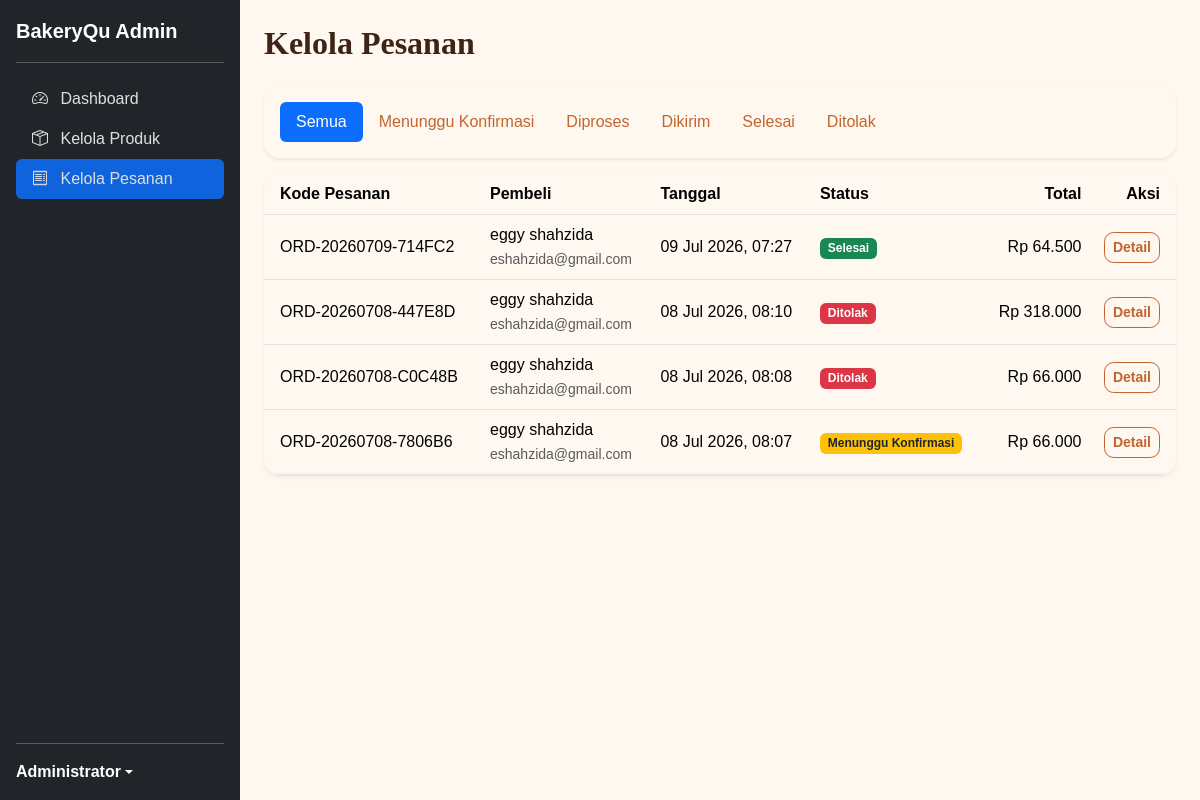
/public/admin/orders (signed in), run on the app's committed database.
### tables this page shows
CREATE TABLE `orders` (
  `id` int(11) NOT NULL,
  `order_code` varchar(30) NOT NULL,
  `user_id` int(11) NOT NULL,
  `receiver_name` varchar(100) NOT NULL,
  `phone` varchar(20) NOT NULL,
  `province_id` varchar(20) NOT NULL,
  `province_name` varchar(100) NOT NULL,
  `city_id` varchar(20) NOT NULL,
  `city_name` varchar(100) NOT NULL,
  `district_id` varchar(20) NOT NULL,
  `district_name` varchar(100) NOT NULL,
  `address` text NOT NULL,
  `note` text DEFAULT NULL,
  `courier` varchar(50) NOT NULL,
  `service` varchar(50) NOT NULL,
  `shipping_cost` decimal(12,2) NOT NULL,
  `subtotal` decimal(12,2) NOT NULL,
  `total` decimal(12,2) NOT NULL,
  `status` enum('pending','processing','shipping','completed','rejected') DEFAULT 'pending',
  `created_at` timestamp NOT NULL DEFAULT current_timestamp(),
  `updated_at` timestamp NOT NULL DEFAULT current_timestamp() ON UPDATE current_timestamp()
);

CREATE TABLE `users` (
  `id` int(11) NOT NULL,
  `name` varchar(100) NOT NULL,
  `email` varchar(100) NOT NULL,
  `password` varchar(255) NOT NULL,
  `role` enum('admin','customer') NOT NULL DEFAULT 'customer',
  `created_at` timestamp NOT NULL DEFAULT current_timestamp(),
  `updated_at` timestamp NOT NULL DEFAULT current_timestamp() ON UPDATE current_timestamp()
);

### app/controllers/AdminOrderController.php (called while the page is built, shortened)
<?php
require_once "../app/models/OrderModel.php";
class AdminOrderController
{
    private $orderModel;
    public function __construct()
    {
        $this->orderModel = new OrderModel();
    }
    public function index()
    {
        $status = trim($_GET['status'] ?? '');
        $orders = $this->orderModel->getAllOrders($status);
        require_once "../app/views/admin_order/index.php";
    }
}

### app/models/OrderModel.php (called while the page is built, shortened)
<?php
require_once "../config/database.php";
class OrderModel
{
    private $conn;
    public function __construct()
    {
        $database = new Database();
        $this->conn = $database->connect();
    }
    public function getAllOrders($status = '')
    {
        $sql = "SELECT
                    o.*,
                    u.name AS buyer_name,
                    u.email AS buyer_email
                FROM orders o
                INNER JOIN users u
                    ON o.user_id = u.id";
        $params = [];
        $sql .= " ORDER BY o.created_at DESC";
        $statement = $this->conn->prepare($sql);
        $statement->execute();
        return $statement->fetchAll();
    }
}

### config/database.php (called while the page is built)
<?php
class Database
{
    private $host = "localhost";
    private $dbname = "bakeryqu_db";
    private $username = "root";
    private $password = "";
    private $connection;
    public function connect()
    {
        if ($this->connection === null) {
            try {
                $this->connection = new PDO(
                    "mysql:host={$this->host};dbname={$this->dbname};charset=utf8mb4",
                    $this->username,
                    $this->password
                );
                $this->connection->setAttribute(
                    PDO::ATTR_ERRMODE,
                    PDO::ERRMODE_EXCEPTION
                );
                $this->connection->setAttribute(
                    PDO::ATTR_DEFAULT_FETCH_MODE,
                    PDO::FETCH_ASSOC
                );
            } catch (PDOException $e) {
                die("Koneksi Database Gagal : " . $e->getMessage());
            }
        }
        return $this->connection;
    }
}

### app/views/admin_order/index.php (the view)
<?php
require_once "../app/views/layouts/admin_header.php";
$statusMap = [
    'pending' => ['label' => 'Menunggu Konfirmasi', 'class' => 'bg-warning text-dark'],
    'processing' => ['label' => 'Diproses', 'class' => 'bg-info text-dark'],
    'shipping' => ['label' => 'Dikirim', 'class' => 'bg-primary'],
    'completed' => ['label' => 'Selesai', 'class' => 'bg-success'],
    'rejected' => ['label' => 'Ditolak', 'class' => 'bg-danger'],
];
$currentStatus = $_GET['status'] ?? '';
?>
<h2 class="fw-bold mb-4">Kelola Pesanan</h2>
        <div class="card shadow-sm mb-3">
            <div class="card-body">
                <ul class="nav nav-pills">
                    <li class="nav-item">
                        <a href="<?= BASE_URL ?>/admin/orders" class="nav-link <?= $currentStatus === '' ? 'active' : '' ?>">
                            Semua
                        </a>
                    </li>
                    <?php foreach ($statusMap as $key => $info): ?>
                    <li class="nav-item">
                        <a href="<?= BASE_URL ?>/admin/orders?status=<?= $key ?>" class="nav-link <?= $currentStatus === $key ? 'active' : '' ?>">
                            <?= $info['label'] ?>
                        </a>
                    </li>
                    <?php endforeach; ?>
                </ul>
            </div>
        </div>
        <div class="card shadow-sm">
            <div class="card-body p-0">
                <?php if (empty($orders)): ?>
                    <p class="text-muted text-center py-5 mb-0">Belum ada pesanan.</p>
                <?php else: ?>
                    <table class="table align-middle mb-0">
                        <thead>
                            <tr>
                                <th class="ps-3">Kode Pesanan</th>
                                <th>Pembeli</th>
                                <th>Tanggal</th>
                                <th>Status</th>
                                <th class="text-end">Total</th>
                                <th class="text-end pe-3">Aksi</th>
                            </tr>
                        </thead>
                        <tbody>
                            <?php foreach ($orders as $order): ?>
                            <?php $status = $statusMap[$order['status']] ?? ['label' => $order['status'], 'class' => 'bg-secondary']; ?>
                            <tr>
                                <td class="ps-3"><?= htmlspecialchars($order['order_code']) ?></td>
                                <td>
                                    <?= htmlspecialchars($order['buyer_name']) ?>
                                    <br>
                                    <small class="text-muted"><?= htmlspecialchars($order['buyer_email']) ?></small>
                                </td>
                                <td><?= date('d M Y, H:i', strtotime($order['created_at'])) ?></td>
                                <td><span class="badge <?= $status['class'] ?>"><?= $status['label'] ?></span></td>
                                <td class="text-end">Rp <?= number_format($order['total'], 0, ',', '.') ?></td>
                                <td class="text-end pe-3">
                                    <a href="<?= BASE_URL ?>/admin/orders/<?= $order['id'] ?>" class="btn btn-sm btn-outline-primary">
                                        Detail
                                    </a>
                                </td>
                            </tr>
                            <?php endforeach; ?>
                        </tbody>
                    </table>
                <?php endif; ?>
            </div>
        </div>
<?php
require_once "../app/views/layouts/admin_footer.php";
?>

### public/assets/css/style.css (style rules this page uses)
:root { --bakery-cream: #fff8f0; --bakery-cream-dark: #f3e4d0; --bakery-brown: #6b4226; --bakery-brown-dark: #3e2415; --bakery-terracotta: #c1652f; --bakery-terracotta-dark: #a54f21; --bakery-gold: #e8a33d; --bakery-text: #3e2723; --bs-primary: var(--bakery-terracotta); --bs-primary-rgb: 193, 101, 47; --bs-secondary: var(--bakery-brown); --bs-secondary-rgb: 107, 66, 38; --bs-body-font-family: "Poppins", sans-serif; --bs-body-color: var(--bakery-text); --bs-body-bg: var(--bakery-cream); --bs-link-color: var(--bakery-terracotta); --bs-link-hover-color: var(--bakery-terracotta-dark); }
body { min-height: 100vh; display: flex; flex-direction: column; background: var(--bakery-cream); }
h1, h2, h3, h4, h5, h6, .navbar-brand { font-family: "Fraunces", serif; color: var(--bakery-brown-dark); }
.btn-outline-primary { color: var(--bakery-terracotta); border-color: var(--bakery-terracotta); border-radius: 0.6rem; font-weight: 600; }
.card { border: none; border-radius: 1rem; overflow: hidden; box-shadow: 0 4px 14px rgba(107, 66, 38, 0.08); transition: transform 0.2s ease, box-shadow 0.2s ease; }

### data on the page
orders: order_code "ORD-20260709-714FC2", user.name "eggy shahzida", user.email "eshahzida@gmail.com", created_at "09 Jul 2026, 07:27", status "Selesai", total "64.500"
orders: order_code "ORD-20260708-447E8D", user.name "eggy shahzida", user.email "eshahzida@gmail.com", created_at "08 Jul 2026, 08:10", status "Ditolak", total "318.000"
orders: order_code "ORD-20260708-C0C48B", user.name "eggy shahzida", user.email "eshahzida@gmail.com", created_at "08 Jul 2026, 08:08", status "Ditolak", total "66.000"
orders: order_code "ORD-20260708-7806B6", user.name "eggy shahzida", user.email "eshahzida@gmail.com", created_at "08 Jul 2026, 08:07", status "Menunggu Konfirmasi", total "66.000"

### other printed values
$_SESSION['user']['name'] "Administrator"
$info['label'] "Menunggu Konfirmasi"
$info['label'] "Diproses"
$info['label'] "Dikirim"
$info['label'] "Selesai"
$info['label'] "Ditolak"
